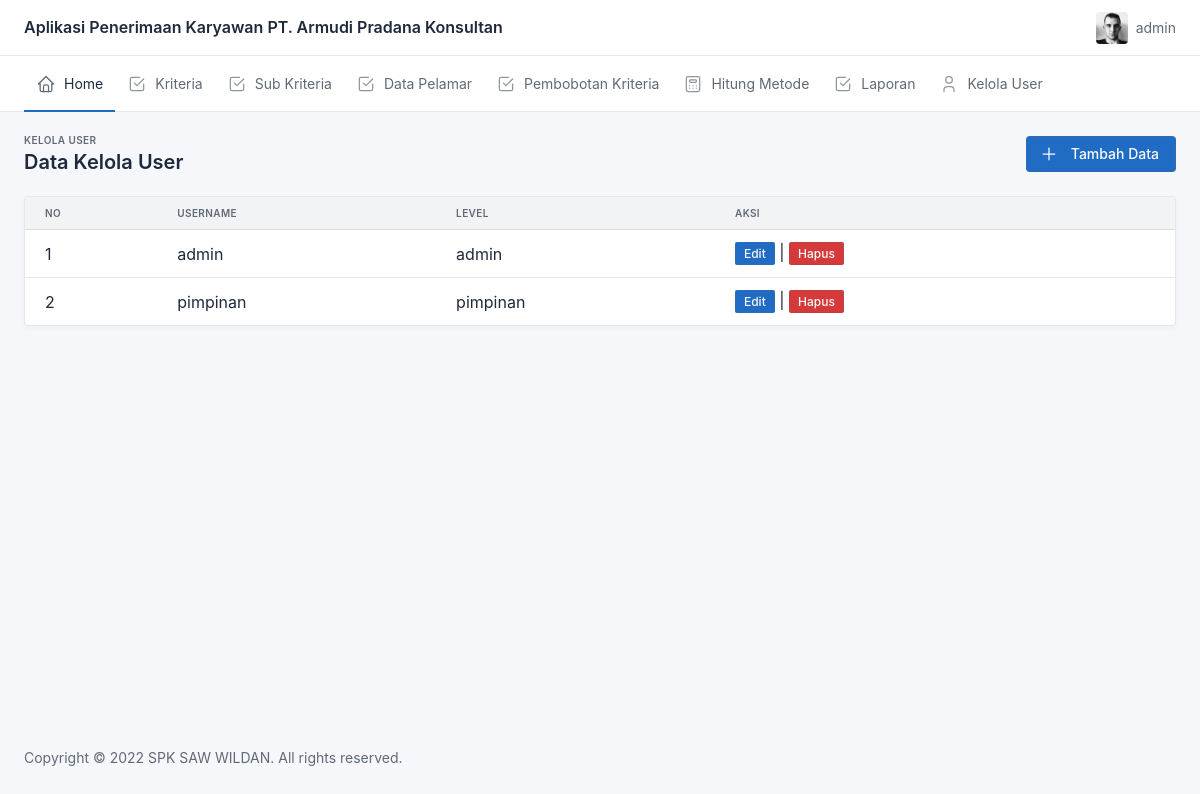
The app's page /index.php?page=user (signed in) with its own data.
### tables this page shows
CREATE TABLE `user` (
  `id_login` int(11) NOT NULL,
  `username` varchar(50) NOT NULL,
  `password` varchar(50) NOT NULL,
  `level` varchar(20) NOT NULL
);

### page/user.php (the view, shortened to what this page needs)
<div class="container-xl">
    <div class="page-header d-print-none">
        <div class="row g-2 align-items-center">
            <div class="col">
                <div class="page-pretitle">
                    Kelola User
                </div>
                <h2 class="page-title">
                    Data Kelola User
                </h2>
            </div>
            <div class="col-12 col-md-auto ms-auto d-print-none">
                <div class="btn-list">
                    <a onclick="tambah()" class="btn btn-primary d-none d-sm-inline-block">
                        Tambah Data
                    </a>
                </div>
            </div>
        </div>
    </div>
</div>
<div class="page-body">
    <div class="container-xl">
        <div class="row row-deck row-cards">
            <div class="col-12">
                <div class="card">
                    <div class="table-responsive">
                        <table class="table card-table table-vcenter text-nowrap datatable">
                            <thead>
                                <tr>
                                    <th>No</th>
                                    <th>Username</th>
                                    <th>Level</th>
                                    <th>Aksi</th>
                                </tr>
                            </thead>
                            <tbody>
                                <?php
                                $no = 1;
                                $query = $koneksi->query("select * from user");
                                while ($hasil = $query->fetch_assoc()) {
                                ?>
                                    <tr>
                                        <td><?= $no++ ?></td>
                                        <td><?= $hasil['username'] ?></td>
                                        <td><?= $hasil['level'] ?></td>
                                        <td><a onclick="ubah('<?= $hasil['id_login'] ?>')" class="btn btn-primary btn-sm">Edit</a> | <a onclick="return confirm('Apakah kamu yakin akan menghapus?')" href="posts/user-proses.php?tipe=hapus&kode=<?= $hasil['id_login'] ?>" class="btn btn-danger btn-sm">Hapus</a></td>
                                    </tr>
                                <?php
                                }
                                ?>
                            </tbody>
                        </table>
                    </div>
                </div>
            </div>
        </div>
    </div>
</div>

### records on screen
user: username "admin", level "admin"
user: username "pimpinan", level "pimpinan"

### other values on screen
$_SESSION['level'] "admin"
